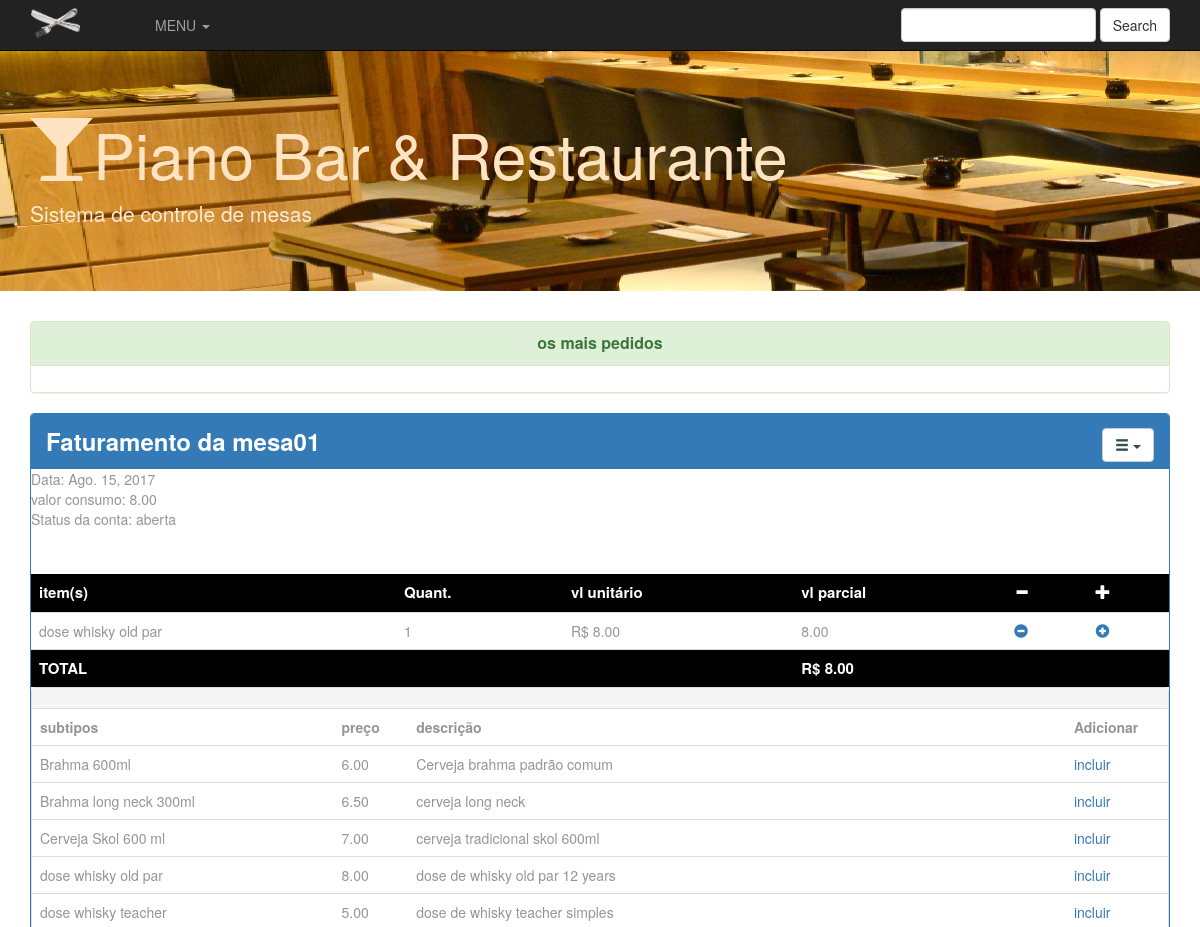
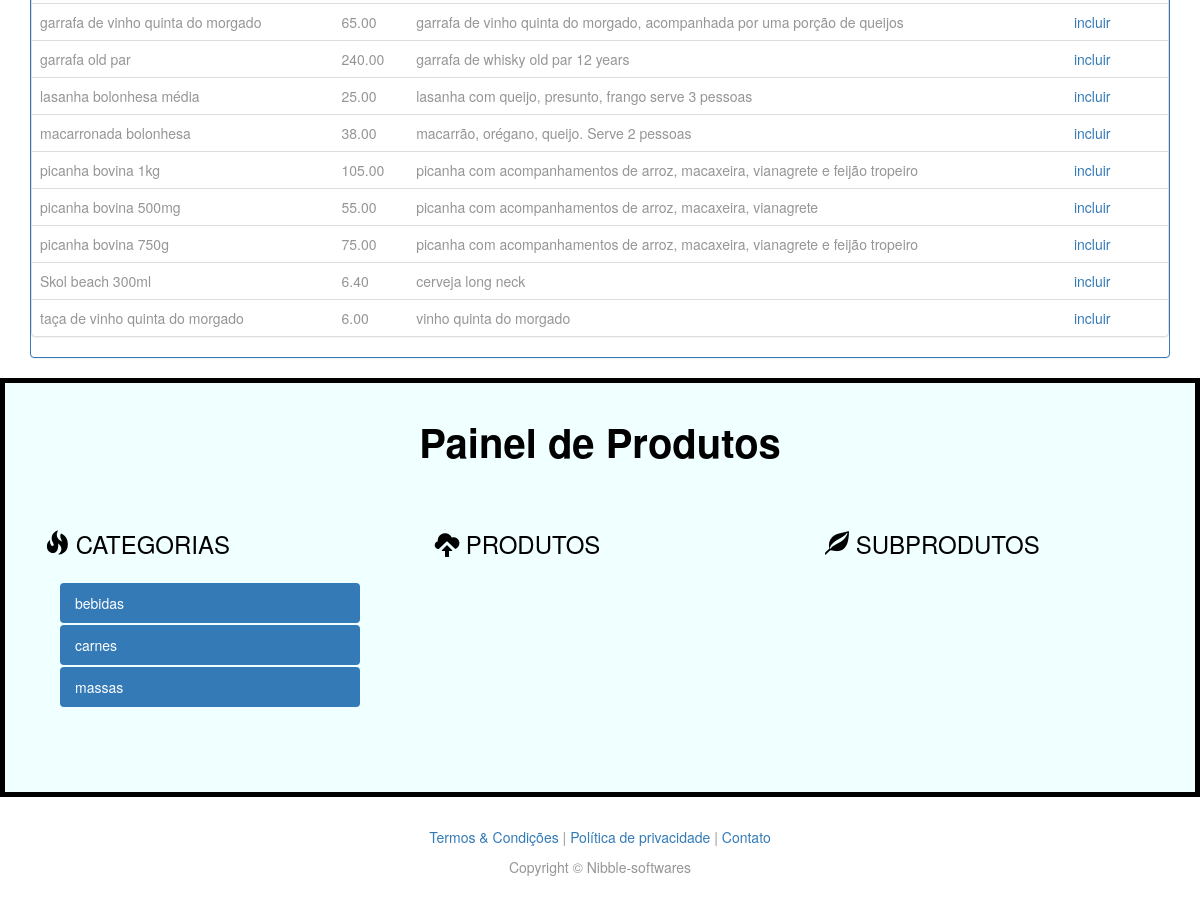
The page /mesa/54 (signed in) on the database its author committed (2 pictures, top to bottom).
### consumo/models.py (models this page shows, shortened)
class Conta(models.Model):
    mesa=models.ForeignKey(Mesa,
                                on_delete=models.CASCADE)
    data = models.DateField(default=datetime.date.today())
    valor_total=models.DecimalField(max_digits=9,decimal_places=2,default=0.00)
    status=models.CharField(max_length=10,default="aberta")

class Mesa(models.Model):
    usuario = models.ForeignKey(User,on_delete=models.CASCADE)
    nome = models.CharField(max_length=50)
    status=models.CharField(max_length=10,default="livre")
    def Conta(self):
        conta,res = Conta.objects.get_or_create(mesa=self,status='aberta')
        return conta

class ItemConta(models.Model):
    conta=models.ForeignKey(Conta,
                                on_delete=models.CASCADE,
                                related_name="contas")
    tipo_produto = models.ForeignKey(TipoProduto,
                                on_delete=models.CASCADE,
                                related_name="tipos_produtos")
    quantidade = models.IntegerField(default=0)
    parcial = models.DecimalField(max_digits=9,decimal_places=2,default=0.0)

class TipoProduto(models.Model):
    nome = models.CharField(max_length=50)
    descricao = models.CharField(max_length=200)
    valor = models.DecimalField(max_digits=9,decimal_places=2)
    produto = models.ForeignKey(Produto,on_delete=models.CASCADE,
                                )

### consumo/views.py (the view)
# urls.py: url(r'^mesa/(?P<mesa_id>\d+)$',views.abrirConta,name='conta'),
@login_required
def abrirConta(request,mesa_id):
    mesa = Mesa.objects.get(id=mesa_id)
    conta=mesa.Conta()
    itemconta = ItemConta.objects.filter(conta=conta)
    tipoproduto2 = TipoProduto.objects.all().order_by(Lower('nome'))
    categoria = Categoria.objects.all().order_by(Lower('nome')).values_list()
    catejson = json.dumps(list(categoria),cls=DjangoJSONEncoder)
    produt = Produto.objects.all().order_by(Lower('nome')).values_list()
    produtjson = json.dumps(list(produt),cls=DjangoJSONEncoder)
    tipoproduto = TipoProduto.objects.all().order_by(Lower('nome')).values_list()
    tipoprodjson = json.dumps(list(tipoproduto),cls=DjangoJSONEncoder)
    return render(request,'contas.html',{
        'mesas':Mesa.objects.all(),
        'cont':conta,
        'tp':tipoproduto2,
        'item':itemconta,
        'categ':catejson,
        'produ':produtjson,
        'tipoprod':tipoprodjson
    })

### consumo/templates/contas.html (shortened to what this page needs)
    {% extends "base.html" %}
    {% block body %}
        <div class="panel panel-primary">
                <div  class="panel-heading titulo_conta">
                	<div class="dropdown dropcontas">
  					<button class="btn btn-default dropdown-toggle" type="button" id="dropdownMenu1" data-toggle="dropdown" aria-haspopup="true" aria-expanded="true">
   					 <span class="glyphicon glyphicon-menu-hamburger" aria-hidden="true"></span>
    				<span class="caret"></span>
  					</button>
					</div>
                    <strong>Faturamento da {{cont.mesa.nome}}</strong>
               		 </div>
        <div class="row">
            <article class="col-md-4 article-intro">
                    <span>Data: </span>{{cont.data}}<br>
                    <span>valor consumo: </span>{{cont.valor_total}}<br>
                    <span>Status da conta: </span>{{cont.status}}<br>
              </article>
          </div>
          	<table  class="table table-striped" >
          		<tr id="faturamento"><td>item(s)</td><td>Quant.</td><td>vl unitário</td><td>vl parcial</td><td><span class="glyphicon glyphicon-minus" aria-hidden="true"></span></td>
          			<td><span class="glyphicon glyphicon-plus" aria-hidden="true"></span></td></tr>
          	{% for it in item %}
  					<tr><td>{{it.tipo_produto.nome}}</td><td>{{it.quantidade}}</td><td>R$ {{it.tipo_produto.valor}}</td><td>{{it.parcial}}</td><td><a href="{% url 'itemdecrescimo' mesa_id=it.conta.mesa.pk pk=it.pk tpk=it.tipo_produto.pk %}"><span class="glyphicon glyphicon-minus-sign" aria-hidden="true"></a></td>
  						<td><a href="{% url 'itemconta' mesa_id=it.conta.mesa.pk tpk=it.tipo_produto.pk %}"><span class="glyphicon glyphicon-plus-sign" aria-hidden="true"></a></td></tr>
  			{% endfor %}
  			<tr id="faturamento2"><td>TOTAL</td><td></td><td></td><td>R$ {{cont.valor_total}}</td><td></td><td></td></tr>
  			</table>
            <div class="panel panel-default">
 				 <div id="titulosub" class="panel-heading">{{produto.nome}}</div>
  				<table class="table table-hover">
  					<tr><td><span class="titulos_tab">subtipos</span></td><td><span class="titulos_tab">preço</span></td><td><span class="titulos_tab">descrição</span></td><td><span class="titulos_tab">Adicionar</span></td></tr>
  					{% for tprod in tp %}
  					<tr>
                	<td>{{tprod.nome}}</td><td>{{tprod.valor}}</td><td>{{tprod.descricao}}</td><td><a href="{% url 'itemconta' mesa_id=cont.mesa.pk tpk=tprod.pk %}">incluir</a></td>
  					</tr>
  					{% endfor %}
 				 </table>
			</div>
</div>
    {% endblock %}

### consumo/static/css/custom.css (style rules this page uses)
body { padding-top: 50px; color: #959595; }
.article-intro { margin-bottom: 25px; }
#titulosub { text-align:center; font-weight: bolder; }
.titulos_tab { font-weight: bolder; }
#faturamento { font-size:15px; font-weight:bold; background-color:#000000; color:#FFFFFF; }
#faturamento2 { font-size:15px; font-weight:bold; background-color:#000000; color:#FFFFFF; }
.titulo_conta { font-size:x-large; }
.dropcontas { float:right; }
.dropcontas { color:#2F4F4F; }
#dropdownMenu1 { color:#2F4F4F; }

### rows shown on the page
Conta: mesa.nome "mesa01", data "Ago. 15, 2017", valor_total "8.00", status "aberta"
ItemConta: tipo_produto.nome "dose whisky old par", quantidade "1", tipo_produto.valor "8.00", parcial "8.00"
TipoProduto: nome "Brahma 600ml", valor "6.00", descricao "Cerveja brahma padrão comum"
TipoProduto: nome "Brahma long neck 300ml", valor "6.50", descricao "cerveja long neck"
TipoProduto: nome "Cerveja Skol 600 ml", valor "7.00", descricao "cerveja tradicional skol 600ml"
TipoProduto: nome "dose whisky old par", valor "8.00", descricao "dose de whisky old par 12 years"
TipoProduto: nome "dose whisky teacher", valor "5.00", descricao "dose de whisky teacher simples"
TipoProduto: nome "garrafa de vinho quinta do morgado", valor "65.00", descricao "garrafa de vinho quinta do morgado, acompanhada por uma porção de queijos"
TipoProduto: nome "garrafa old par", valor "240.00", descricao "garrafa de whisky old par 12 years"
TipoProduto: nome "lasanha bolonhesa média", valor "25.00", descricao "lasanha com queijo, presunto, frango serve 3 pessoas"
TipoProduto: nome "macarronada bolonhesa", valor "38.00", descricao "macarrão, orégano, queijo. Serve 2 pessoas"
TipoProduto: nome "picanha bovina 1kg", valor "105.00", descricao "picanha com acompanhamentos de arroz, macaxeira, vianagrete e feijão tropeiro"
TipoProduto: nome "picanha bovina 500mg", valor "55.00", descricao "picanha com acompanhamentos de arroz, macaxeira, vianagrete"
TipoProduto: nome "picanha bovina 750g", valor "75.00", descricao "picanha com acompanhamentos de arroz, macaxeira, vianagrete e feijão tropeiro"
TipoProduto: nome "Skol beach 300ml", valor "6.40", descricao "cerveja long neck"
TipoProduto: nome "taça de vinho quinta do morgado", valor "6.00", descricao "vinho quinta do morgado"
